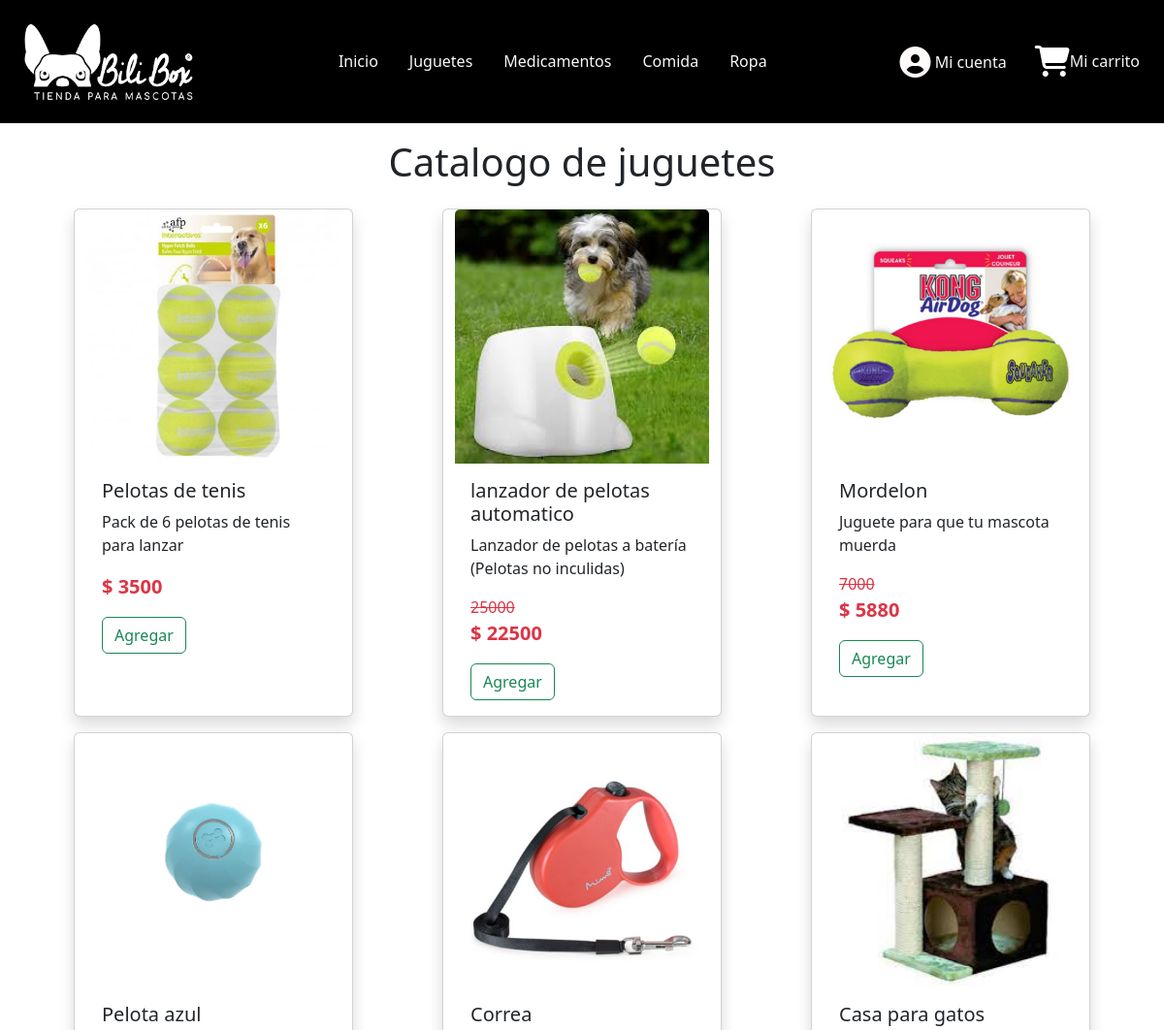
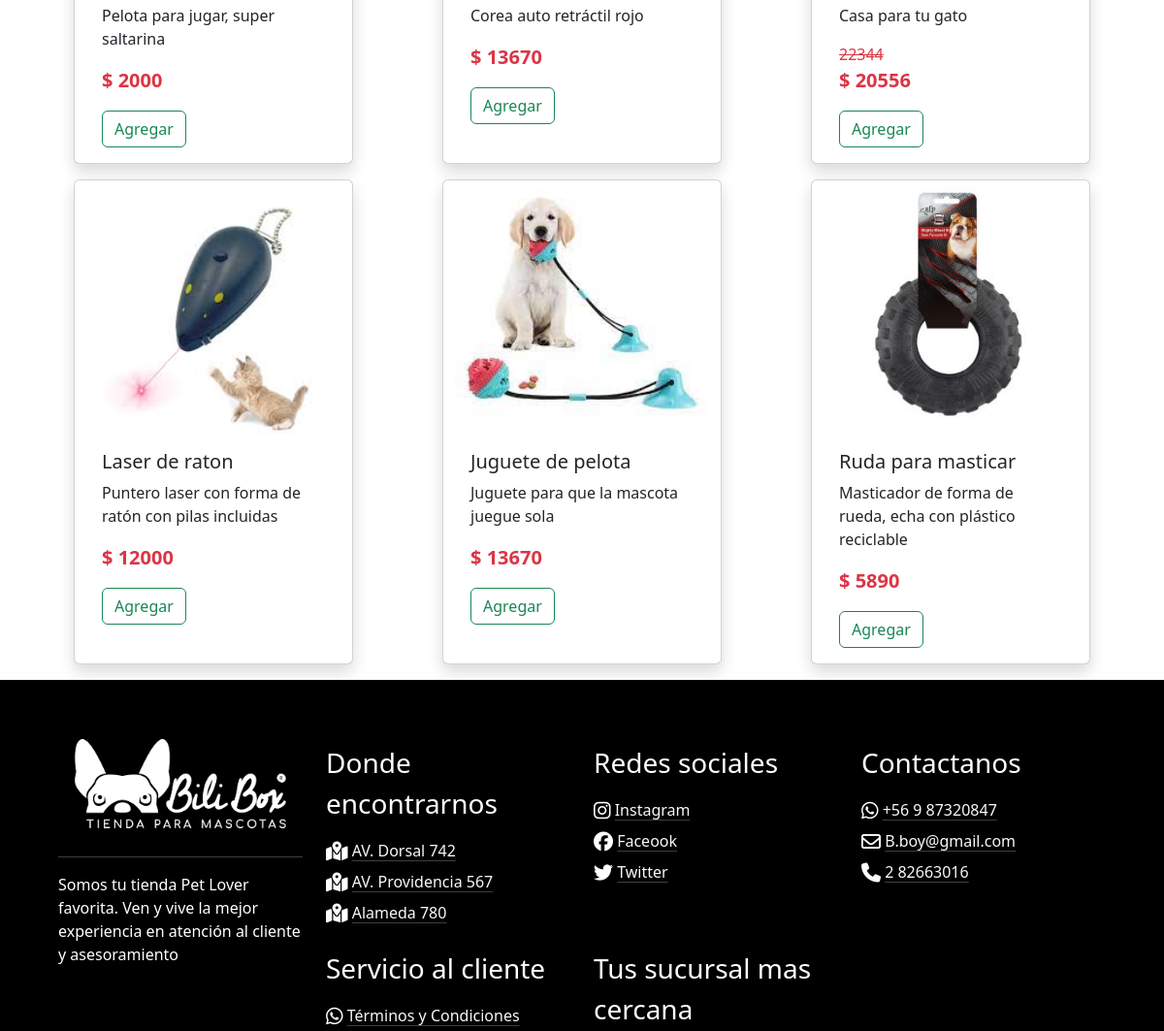
Before: /juguetes/ (upper part) with the older database file (2 pictures, top to bottom).
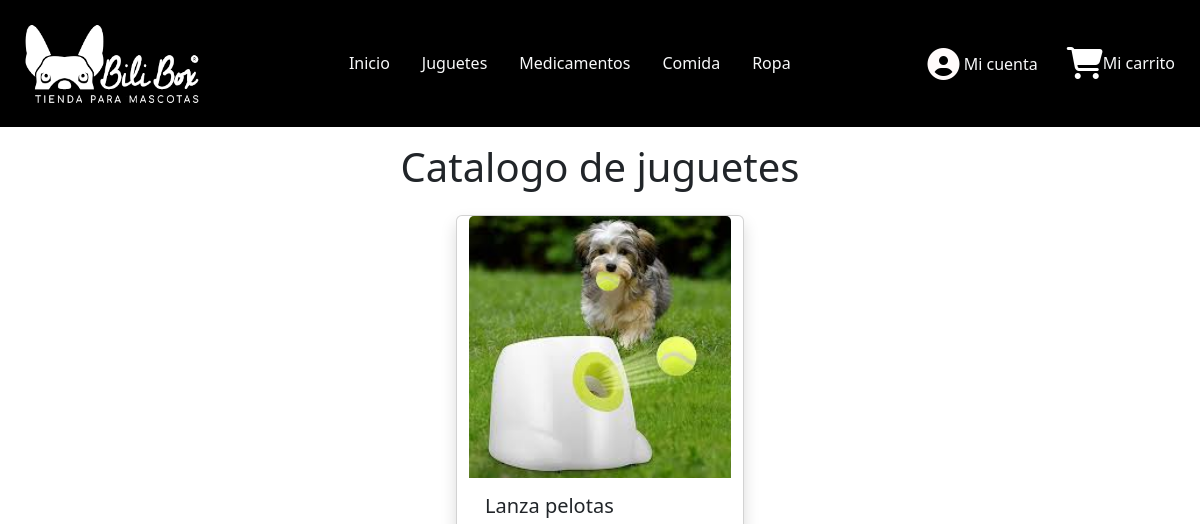
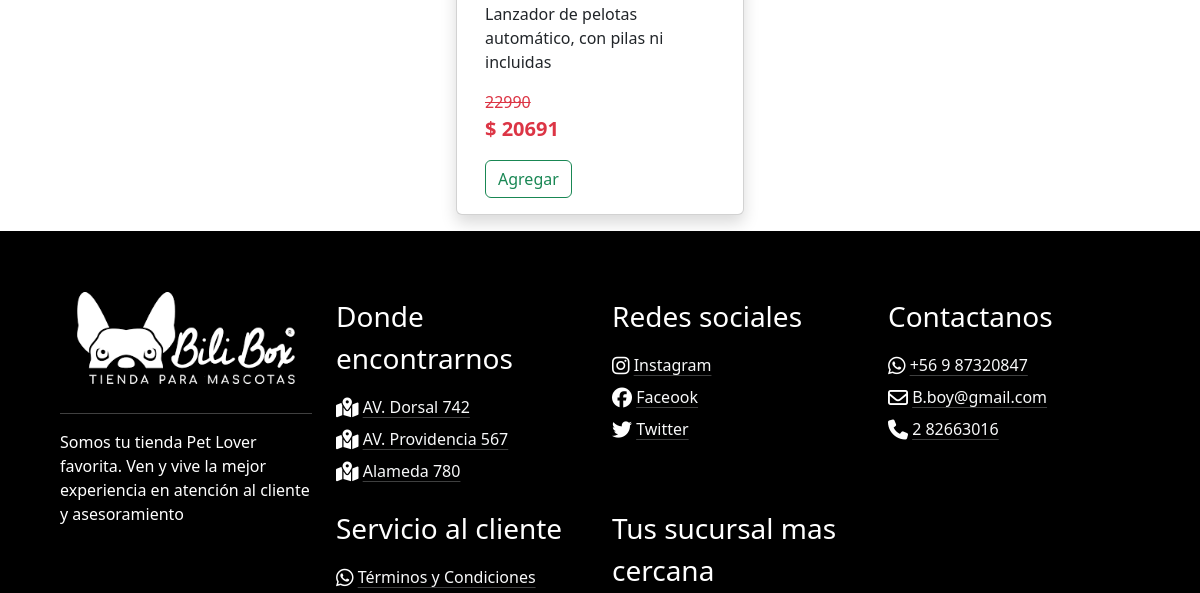
After: the same page with the newer database file (2 pictures, top to bottom).
### App/models.py (models this page shows, shortened)
class Articulo(models.Model):
    imagen = models.ImageField(upload_to='articulos/')
    nombre = models.CharField(max_length=50)
    descripcion = models.CharField(max_length=200, null=True, blank=True)
    precio = models.IntegerField()
    seccion = models.CharField( max_length=30)
    stock = models.IntegerField()
    created = models.DateTimeField(auto_now_add=True)
    updated = models.DateTimeField(auto_now_add=True)
    class Meta:
        verbose_name = 'articulo'
        verbose_name_plural = 'articulos'

### AppDescuento/models.py (models this page shows, shortened)
class Descuento(models.Model):
    producto = models.ForeignKey(Articulo, on_delete=models.CASCADE, related_name='descuento')
    pct = models.IntegerField()
    fec_ini = models.DateField()
    fec_ter = models.DateField()
    class Meta:
        db_table = 'descuento' #Como se va a ver en la basen de datos
        verbose_name ='descuento'
        verbose_name_plural ='descuentos'

### App/views.py (the view)
# urls.py: path('juguetes/',views.juguestes, name='juguetes'),
def juguestes(request):
    productos = Articulo.objects.all()
    descuentos = Descuento.objects.all()
    for producto in productos:
        for descuento in descuentos:
            if producto == descuento.producto:
                producto.precio = round(producto.precio - (producto.precio * descuento.pct) / 100)
    data = {
        'descuentos': descuentos,
        'productos':productos
    }
    return render(request, 'ProyectoEtApp/juguestes.html',data)

### AppCarro/context_processor.py (called while the page is built)
def importe_total_carro(request):
    total=0
    try:
      if request.user.is_authenticated:
        for key, value in request.session["carro"].items():
          total = total + (int(value["precio"]) * value["cantidad"])
      else:
        pass
    except:
      pass
    return {'importe_total_carro':total}

### App/templates/ProyectoEtApp/juguestes.html (shortened to what this page needs)
{% extends "ProyectoEtApp/base.html" %}
{% load static %}
{% block content %}
<div class="container mt-3">
  <h1 class="fw-light text-center">Catalogo de juguetes</h1>
  <div class="row">
    {% for i in productos %}
      {% if i.seccion == 'juguete' %}
        <div class="card container mt-3 shadow" style="width: 18rem;">
          <img src="{{i.imagen.url}}" class="card-img-top" alt="...">
          <div class="card-body">
            <h5 class="card-title">{{i.nombre}}</h5>
            <p class="card-text">{{i.descripcion}}</p>
              {% for desc in descuentos %}
                {% if desc.producto.id == i.id %}
                  <s class="text-danger">{{desc.producto.precio}}</s>
                {% endif %}
              {% endfor %}
            <p class="card-text text-danger fw-bold fs-5">$ {{i.precio}}</p>
            <div class="d-grid gap-2 col-12 mx-auto">
              <a href="{% url 'carro:agregar' i.id %}">
                <button class="btn btn-outline-success" type="button">Agregar</button>
              </a>
            </div>
          </div>
        </div>
      {% endif %}
    {% endfor %}
  </div>
</div>
{% endblock %}

Changed rows visible on the page:
removed Articulo: imagen (picture), nombre "Pelotas de tenis", descripcion "Pack de 6 pelotas de tenis para lanzar", precio "3500"
removed Articulo: imagen (picture), nombre "lanzador de pelotas automatico", descripcion "Lanzador de pelotas a batería (Pelotas no inculidas)", precio "22500"
removed Descuento: producto.precio "25000", shown under "lanzador de pelotas automatico"
removed Articulo: imagen (picture), nombre "Mordelon", descripcion "Juguete para que tu mascota muerda", precio "5880"
removed Descuento: producto.precio "7000", shown under "Mordelon"
removed Articulo: imagen (picture), nombre "Pelota azul", descripcion "Pelota para jugar, super saltarina", precio "2000"
removed Articulo: imagen (picture), nombre "Correa", descripcion "Corea auto retráctil rojo", precio "13670"
removed Articulo: imagen (picture), nombre "Casa para gatos", descripcion "Casa para tu gato", precio "20556"
removed Descuento: producto.precio "22344", shown under "Casa para gatos"
removed Articulo: imagen (picture), nombre "Laser de raton", descripcion "Puntero laser con forma de ratón con pilas incluidas", precio "12000"
removed Articulo: imagen (picture), nombre "Juguete de pelota", descripcion "Juguete para que la mascota juegue sola", precio "13670"
removed Articulo: imagen (picture), nombre "Ruda para masticar", descripcion "Masticador de forma de rueda, echa con plástico reciclable", precio "5890"
now on this page (row edited): Articulo: imagen (picture), nombre "Lanza pelotas", descripcion "Lanzador de pelotas automático, con pilas ni incluidas", precio "20691"
now on this page (row edited): Descuento: producto.precio "22990", shown under "Lanza pelotas"
